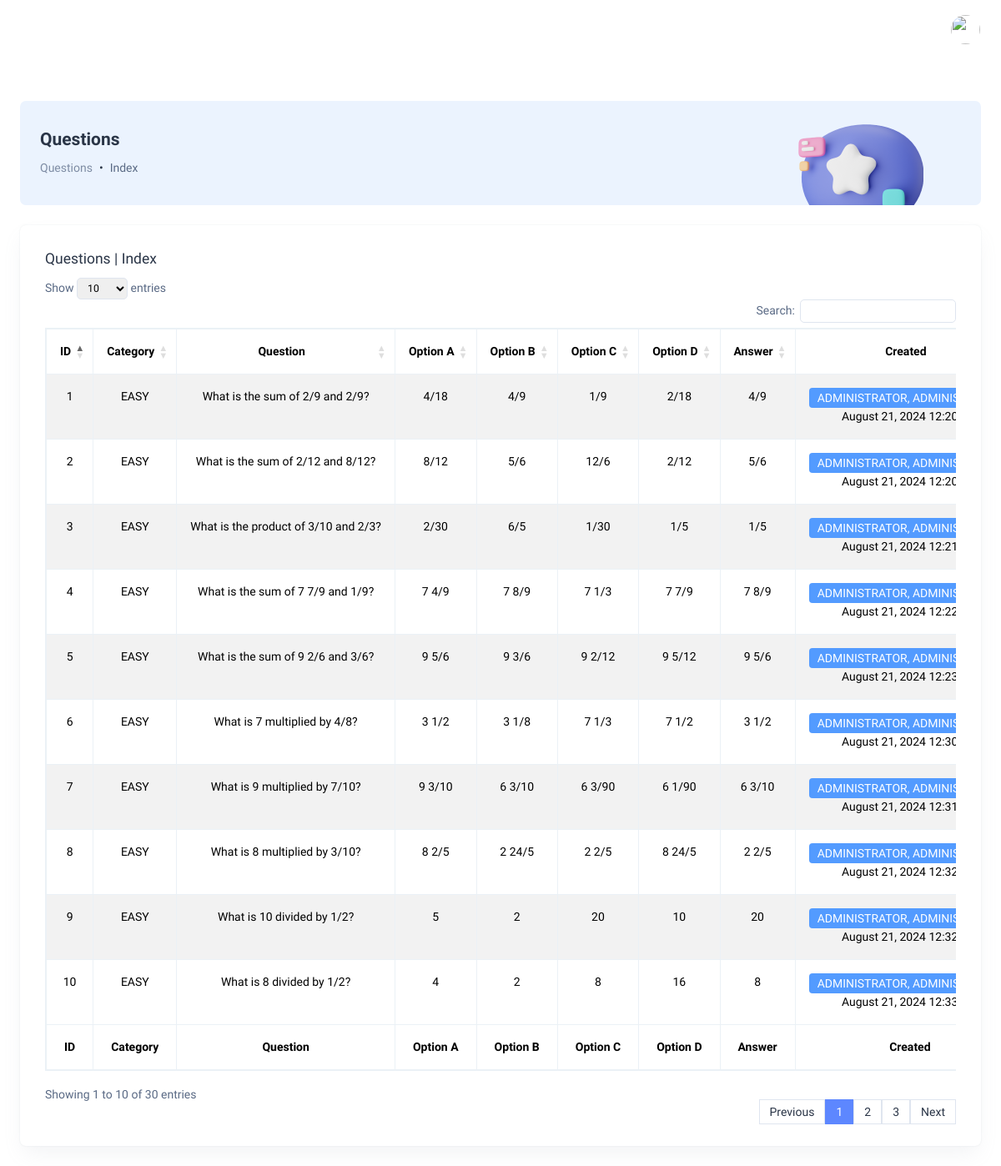
Page /index.php/questions on the committed database.
### tables this page shows
CREATE TABLE questions (
  id int NOT NULL AUTO_INCREMENT,
  category_id int DEFAULT NULL,
  question varchar(2000) DEFAULT NULL,
  option_a varchar(2000) DEFAULT NULL,
  option_b varchar(2000) DEFAULT NULL,
  option_c varchar(2000) DEFAULT NULL,
  option_d varchar(2000) DEFAULT NULL,
  answer varchar(2000) DEFAULT NULL,
  created_by int DEFAULT NULL,
  created_at timestamp NULL DEFAULT CURRENT_TIMESTAMP,
  updated_by int DEFAULT NULL,
  updated_at timestamp NULL DEFAULT NULL,
  deleted_by int DEFAULT NULL,
  deleted_at timestamp NULL DEFAULT NULL,
  PRIMARY KEY (id)
);

CREATE TABLE users (
  id int NOT NULL AUTO_INCREMENT,
  lrn varchar(255) DEFAULT NULL,
  username varchar(255) DEFAULT NULL,
  password varchar(255) DEFAULT NULL,
  first_name varchar(255) DEFAULT NULL,
  middle_name varchar(255) DEFAULT NULL,
  last_name varchar(255) DEFAULT NULL,
  dob date DEFAULT NULL,
  gender varchar(255) DEFAULT NULL,
  contact_no varchar(255) DEFAULT NULL,
  address varchar(2000) DEFAULT NULL,
  role_id int DEFAULT NULL,
  is_activated tinyint DEFAULT 0,
  created_by int DEFAULT NULL,
  created_at timestamp NULL DEFAULT CURRENT_TIMESTAMP,
  updated_by int DEFAULT NULL,
  updated_at timestamp NULL DEFAULT NULL,
  deleted_by int DEFAULT NULL,
  deleted_at timestamp NULL DEFAULT NULL,
  PRIMARY KEY (id)
);

### application/controllers/Questions.php (called while the page is built, shortened)
<?php
class Questions extends CI_Controller
{
	public function index()
	{
		$data['items'] = $items = $this->M_questions->get_all();
		$data['page_data'] = array(
			'module' => 'Questions',
			'section' => 'Index',
			'styles_path' => array(
				'modules/' . strtolower(get_class()) . '/' . strtolower(__FUNCTION__)
			),
			'header_scripts_path' => array(
				'modules/' . strtolower(get_class()) . '/header_' . strtolower(__FUNCTION__)
			),
			'footer_scripts_path' => array(
				'modules/' . strtolower(get_class()) . '/footer_' . strtolower(__FUNCTION__),
			)
		);
		$this->load->view('layouts/dashboard/header', $data);
		$this->load->view('modules/questions/' . strtolower(__FUNCTION__), $data);
		$this->load->view('layouts/dashboard/footer', $data);
	}
}

### index.php (called while the page is built, shortened)
<?php
require_once BASEPATH.'core/CodeIgniter.php';

### application/models/Questions_model.php (called while the page is built, shortened)
<?php
class Questions_model extends CI_Model
{
	private $_table_name = 'questions';
	public function get_all($limit = 100)
	{
		return $this->db->where('deleted_at', null)
			->limit($limit)
			->get($this->_table_name)
			->result_array();
	}
}

### application/libraries/Dropdown.php (called while the page is built, shortened)
<?php
class Dropdown
{
	private static $cache = array();
	public static function get_static($name, $value = false, $action = "form")
	{
		if (isset(self::$cache['static' . $name])) {
			$array = self::$cache['static' . $name];
			if (($value) || ($action != "form")) {
				return @$array[$value];
			}
			return $array;
		}
		switch ($name) {
			case 'roles':
				$array = array(
					'' => 'SELECT VALUE',
					1 => 'ADMINISTRATOR',
					2 => 'STUDENT'
				);
				break;
			case 'categories':
				$array = array(
					'' => 'SELECT VALUE',
					1 => 'EASY',
					2 => 'MEDIUM',
					3 => 'HARD'
				);
				break;
		}
		self::$cache['static' . $name] = $array;
		if (($value) || ($action != "form")) {
			return @$array[$value];
		}
		return $array;
	}
}

### application/models/Users_model.php (called while the page is built, shortened)
<?php
class Users_model extends CI_Model
{
	private $_table_name = 'users';
	public function get($id)
	{
		return $this->db->where('id', $id)
			->where('deleted_at', null)
			->get($this->_table_name)
			->row_array();
	}
}

### application/helpers/custom_db_helper.php (called while the page is built, shortened)
<?php
if (!function_exists('get_person_name')) {
	function get_person_name($user_id)
	{
		$CI = &get_instance();
		$user = $CI->M_users->get($user_id);
		if (empty($user)) return null;
		return $user['last_name'] . ', ' . $user['first_name'];
	}
}

### application/helpers/custom_date_helper.php (called while the page is built, shortened)
<?php
if (!function_exists('view_date')) {
	function view_date($date = "", $type = "")
	{
		if (($date == "0000-00-00 00:00:00") || ($date == NULL)) {
			return "N/A";
		}
		if (($type == "range") || ($type == "daterange")) {
			$dates = explode('-', $date);
			$from = date_format(date_create($dates[0]), 'F j, Y');
			$to = date_format(date_create($dates[1]), 'F j, Y');
			return $from . " to " . $to;
		} else if ($type == "month_year") {
			return date_format(date_create($date), 'F, Y');
		} else if (($type == "year_month")) {
			return date_format(date_create($date), 'F, Y');
		} else if ($type == "year") {
			return date_format(date_create($date), 'Y');
		} else if ($type == "day") {
			return date_format(date_create($date), 'j');
		} else if ($type == "month") {
			return date_format(date_create($date), 'F');
		} else if ($type == "his") {
			return date_format(date_create($date), 'F j, Y H:i:s');
		} else if ($type == "date") {
			return date_format(date_create($date), 'F j, Y');
		} else if ($type == "date_am_pm") {
			return date_format(date_create($date), 'F j, Y h:i A');
		} else if ($type == 'time') {
			return date_format(date_create($date), 'h:i A');
		}
	}
}

### application/views/modules/questions/index.php (the view, shortened to what this page needs)
<div class="body-wrapper">
	<div class="container-fluid">
		<div class="card bg-info-subtle shadow-none position-relative overflow-hidden mb-4">
			<div class="card-body px-4 py-3">
				<div class="row align-items-center">
					<div class="col-9">
						<h4 class="fw-semibold mb-8"><?= @$page_data['module']; ?></h4>
						<nav aria-label="breadcrumb">
							<ol class="breadcrumb">
								<li class="breadcrumb-item">
									<a class="text-muted text-decoration-none" href="#"
									><?= @$page_data['module']; ?></a
									>
								</li>
								<li class="breadcrumb-item" aria-current="page"><?= @$page_data['section']; ?></li>
							</ol>
						</nav>
					</div>
					<div class="col-3">
						<div class="text-center mb-n5">
							<img
								src="<?= site_url('assets/templates/modernize/images/breadcrumb/ChatBc.png') ?>"
								alt=""
								class="img-fluid mb-n4"
							/>
						</div>
					</div>
				</div>
			</div>
		</div>
		<div class="datatables">
			<div class="row">
				<div class="col-12">
					<div class="card">
						<div class="card-body">
							<div class="mb-2">
								<h5 class="mb-0"><?= @$page_data['module']; ?> | <?= @$page_data['section']; ?></h5>
							</div>
							<div class="table-responsive">
								<table id="table" class="table border table-striped table-bordered text-nowrap">
									<thead>
									<tr>
										<th>ID</th>
										<th>Category</th>
										<th>Question</th>
										<th>Option A</th>
										<th>Option B</th>
										<th>Option C</th>
										<th>Option D</th>
										<th>Answer</th>
										<th>Created</th>
									</tr>
									</thead>
									<tbody>
									<?php if (!empty(@$items)) : ?>
										<?php foreach (@$items as $key => $value) : ?>
											<tr>
												<td><?= $value['id']; ?></td>
												<td><?= Dropdown::get_static('categories', $value['category_id'], 'view'); ?></td>
												<td><?= $value['question']; ?></td>
												<td><?= $value['option_a']; ?></td>
												<td><?= $value['option_b']; ?></td>
												<td><?= $value['option_c']; ?></td>
												<td><?= $value['option_d']; ?></td>
												<td><?= $value['answer']; ?></td>
												<td style="width: 15%;"><?= '<div class="badge bg-info">' . get_person_name($value['created_by']) . '</div>' . ' <div>' . view_date($value['created_at'], 'date_am_pm') . '</div>'; ?></td>
											</tr>
										<?php endforeach; ?>
									<?php endif; ?>
									</tbody>
									<tfoot>
									<tr>
										<th>ID</th>
										<th>Category</th>
										<th>Question</th>
										<th>Option A</th>
										<th>Option B</th>
										<th>Option C</th>
										<th>Option D</th>
										<th>Answer</th>
										<th>Created</th>
									</tr>
									</tfoot>
								</table>
							</div>
						</div>
					</div>
				</div>
			</div>
		</div>
	</div>
</div>

### application/views/layouts/dashboard/header.php (shortened to what this page needs)
<!DOCTYPE html>
<html lang="en" dir="ltr" data-bs-theme="light" data-color-theme="Blue_Theme">
<head>
	<?php $this->load->view('partials/dashboard/styles') ?>
	<?php $this->load->view('partials/dashboard/header_scripts') ?>
</head>
<body>
<?php $this->load->vieW('partials/preloader_partial') ?>
<div id="main-wrapper">
	<?php $this->load->vieW('partials/dashboard/left_sidebar_partial') ?>
	<div class="page-wrapper">
		<?php $this->load->view('partials/dashboard/headerbar_partial') ?>

### application/views/partials/dashboard/styles.php (shortened to what this page needs)
<link rel="stylesheet" href="<?= site_url('assets/templates/modernize/css/styles.css')?>" />
<link rel="stylesheet" href="<?= site_url('assets/templates/modernize/libs/sweetalert2/dist/sweetalert2.min.css')?>" />
<link rel="stylesheet" href="<?= site_url('assets/templates/modernize/libs/datatables.net-bs5/css/dataTables.bootstrap5.min.css')?>" />
<link href='https://api.mapbox.com/mapbox-gl-js/v3.4.0/mapbox-gl.css' rel='stylesheet' />
<link rel="stylesheet" href="<?= site_url('assets/css/overall.css?v=' . CURRENT_VERSION)?>" />
<?php if (!empty($page_data['styles_path'])) : ?>
	<?php foreach ($page_data['styles_path'] as $value) : ?>
		<link href="<?= site_url('assets/') . $value . '.css?v=' . CURRENT_VERSION ?>" rel="stylesheet">
	<?php endforeach; ?>
<?php endif; ?>

### application/views/partials/dashboard/headerbar_partial.php (shortened to what this page needs)
<header class="topbar">
	<div class="with-vertical">
		<nav class="navbar navbar-expand-lg p-0">
			<ul class="navbar-nav">
				<li class="nav-item">
					<a
						class="nav-link sidebartoggler nav-icon-hover ms-n3"
						id="headerCollapse"
						href="javascript:void(0)"
					>
						<i class="ti ti-menu-2"></i>
					</a>
				</li>
			</ul>
			<div class="collapse navbar-collapse justify-content-end" id="navbarNav">
				<div class="d-flex align-items-center justify-content-between">
					<ul
						class="navbar-nav flex-row ms-auto align-items-center justify-content-center"
					>
						<li class="nav-item dropdown">
							<a
								class="nav-link pe-0"
								href="javascript:void(0)"
								id="drop1"
								data-bs-toggle="dropdown"
								aria-expanded="false"
							>
								<div class="d-flex align-items-center">
									<div class="user-profile-img">
										<img
											src="<?= site_url('assets/images/scitology_logo.png')?>"
											class="rounded-circle"
											width="35"
											height="35"
											alt=""
										/>
									</div>
								</div>
							</a>
						</li>
					</ul>
				</div>
			</div>
		</nav>
	</div>
</header>

### application/views/layouts/dashboard/footer.php (shortened to what this page needs)
</div>
</div>
</body>
</html>

### assets/css/overall.css (style rules this page uses)
table > thead > tr > th, table > tfoot > tr > th, table > thead > tr > td, table > tbody > tr > td { text-align: center !important; }

### rows in the picture
questions: id "1", category+id "EASY", question "What is the sum of 2/9 and 2/9?", option_a "4/18", option_b "4/9", option_c "1/9", option_d "2/18", answer "4/9", created_by.first_name "ADMINISTRATOR,…", created_at "August 21, 2024…"
questions: id "2", category "EASY", question "What is the sum of 2/12 and 8/12?", option_a "8/12", option_b "5/6", option_c "12/6", option_d "2/12", answer "5/6", created_by.first_name "ADMINISTRATOR,…", created_at "August 21, 2024…"
questions: id "3", category "EASY", question "What is the product of 3/10 and 2/3?", option_a "2/30", option_b "6/5", option_c "1/30", option_d "1/5", answer "1/5", created_by.first_name "ADMINISTRATOR,…", created_at "August 21, 2024…"
questions: id "4", category "EASY", question "What is the sum of 7 7/9 and 1/9?", option_a "7 4/9", option_b "7 8/9", option_c "7 1/3", option_d "7 7/9", answer "7 8/9", created_by.first_name "ADMINISTRATOR,…", created_at "August 21, 2024…"
questions: id "5", category "EASY", question "What is the sum of 9 2/6 and 3/6?", option_a "9 5/6", option_b "9 3/6", option_c "9 2/12", option_d "9 5/12", answer "9 5/6", created_by.first_name "ADMINISTRATOR,…", created_at "August 21, 2024…"
questions: id "6", category "EASY", question "What is 7 multiplied by 4/8?", option_a "3 1/2", option_b "3 1/8", option_c "7 1/3", option_d "7 1/2", answer "3 1/2", created_by.first_name "ADMINISTRATOR,…", created_at "August 21, 2024…"
questions: id "7", category "EASY", question "What is 9 multiplied by 7/10?", option_a "9 3/10", option_b "6 3/10", option_c "6 3/90", option_d "6 1/90", answer "6 3/10", created_by.first_name "ADMINISTRATOR,…", created_at "August 21, 2024…"
questions: id "8", category "EASY", question "What is 8 multiplied by 3/10?", option_a "8 2/5", option_b "2 24/5", option_c "2 2/5", option_d "8 24/5", answer "2 2/5", created_by.first_name "ADMINISTRATOR,…", created_at "August 21, 2024…"
questions: id "9", category "EASY", question "What is 10 divided by 1/2?", option_a "5", option_b "2", option_c "20", option_d "10", answer "20", created_by.first_name "ADMINISTRATOR,…", created_at "August 21, 2024…"
questions: id "10", category "EASY", question "What is 8 divided by 1/2?", option_a "4", option_b "2", option_c "8", option_d "16", answer "8", created_by.first_name "ADMINISTRATOR,…", created_at "August 21, 2024…"
